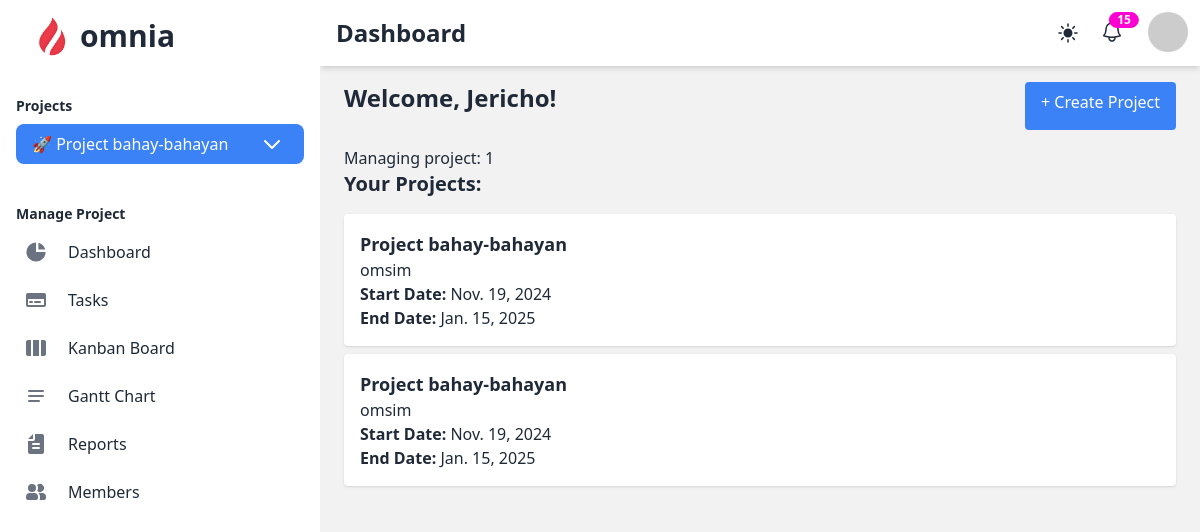
The page /projects// (signed in) on the database as committed earlier.
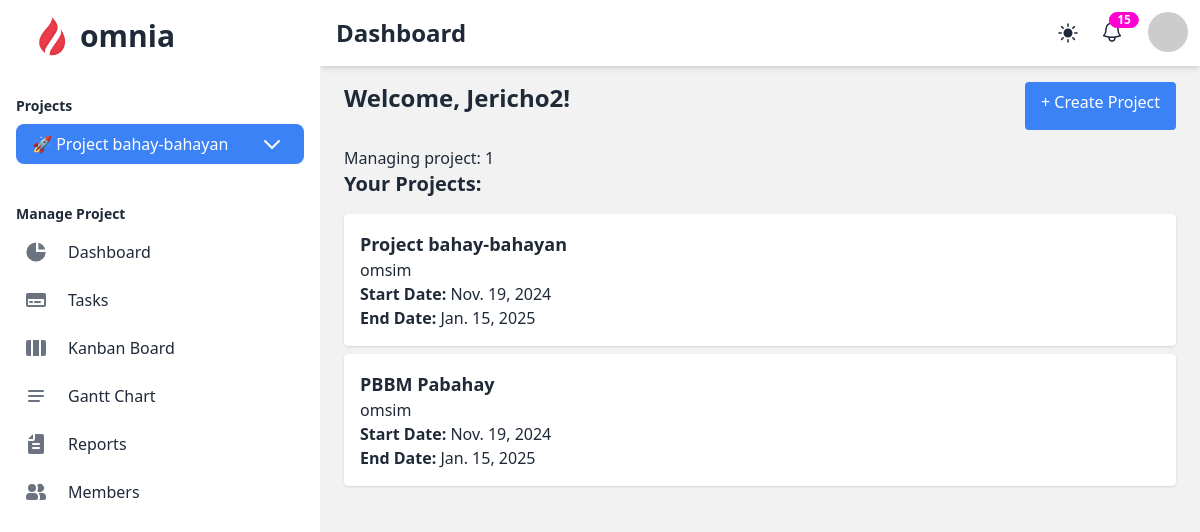
The same page on the database as committed later.
### users/models.py (models this page shows)
class CustomUser(AbstractUser):
    email = models.EmailField(unique=True, blank=False, null=False)
    is_first_login = models.BooleanField(default=True)
    MEMBER = 'member'
    MANAGER = 'manager'
    ROLE_CHOICES = [
        (MEMBER, 'Member'),
        (MANAGER, 'Manager'),
    ]
    role = models.CharField(max_length=10, choices=ROLE_CHOICES, default=MANAGER)
    profile_picture = models.ImageField(upload_to='profile_pictures/', blank=True, null=True)

### projects/models.py (models this page shows, shortened)
class Project(models.Model):
    COLOR_CHOICES = [
        ('purple', 'Purple'),
        ('blue', 'Blue'),
        ('green', 'Green'),
        ('teal', 'Teal'),
        ('yellow', 'Yellow'),
        ('orange', 'Orange'),
        ('grey', 'Grey'),
        ('dark_purple', 'Dark Purple'),
        ('dark_blue', 'Dark Blue'),
        ('dark_green', 'Dark Green'),
        ('dark_teal', 'Dark Teal'),
        ('dark_yellow', 'Dark Yellow'),
        ('dark_orange', 'Dark Orange'),
        ('dark_grey', 'Dark Grey'),
    ]
    name = models.CharField(max_length=100)
    emoji_icon = models.CharField(max_length=255, blank=True, null=True)
    description = models.TextField(blank=True, null=True)
    color = models.CharField(max_length=20, choices=COLOR_CHOICES, default='blue')
    start_date = models.DateField()
    end_date = models.DateField()
    created_at = models.DateTimeField(auto_now_add=True)
    owner = models.ForeignKey(settings.AUTH_USER_MODEL, on_delete=models.CASCADE, related_name='owned_projects')

### projects/views.py (the view)
# urls.py: path('/', views.dashboard, name='home'),
@login_required
def dashboard(request):
    user_projects = Project.objects.filter(owner=request.user) if request.user.role == 'manager' else []
    return render(request, 'projects/dashboard.html', {'projects': user_projects})

### projects/context_processors.py (called while the page is built)
def user_projects(request):
    if request.user.is_authenticated:
        projects = Project.objects.filter(owner=request.user)
        return {'user_projects': projects}
    return {}

### projects/templatetags/custom_filters.py (called while the page is built)
@register.filter
def get_item(value, key):
    for item in value:
        if item.id == int(key):
            return item
    return None

### projects/templates/projects/dashboard.html (shortened to what this page needs)
{% extends 'project_base.html' %}
{% block heading %}Dashboard{% endblock %}
{% block content %}
<div class="flex justify-between mb-4">
    <h1 class="text-2xl font-bold mb-4">Welcome, {{ request.user.first_name }}!</h1>
    <a href="{% url 'create_project' %}"
       class="bg-blue-500 text-white py-2 px-4 rounded hover:bg-blue-600">
        + Create Project
    </a>
</div>
{% if projects %}
    {% if request.session.current_project_id %}
        <p>Managing project: {{ request.session.current_project_id }}</p>
    {% else %}
        <p>No project selected. Please create or join a project.</p>
    {% endif %}
    <h2 class="text-xl font-bold">Your Projects:</h2>
    <ul class="mt-4">
        {% for project in projects %}
            <li class="bg-white shadow p-4 rounded mb-2">
                <h3 class="text-lg font-bold">{{ project.name }}</h3>
                <p>{{ project.description }}</p>
                <p><strong>Start Date:</strong> {{ project.start_date }}</p>
                <p><strong>End Date:</strong> {{ project.end_date }}</p>
            </li>
        {% endfor %}
    </ul>
{% else %}
    <p class="text-gray-500">No projects found. Create a new project!</p>
{% endif %}
{% endblock %}

Rows that differ between the two databases and show on the page:
changed CustomUser: user.first_name "Jericho" → "Jericho2"
changed Project: name "Project bahay-bahayan" → "PBBM Pabahay"
